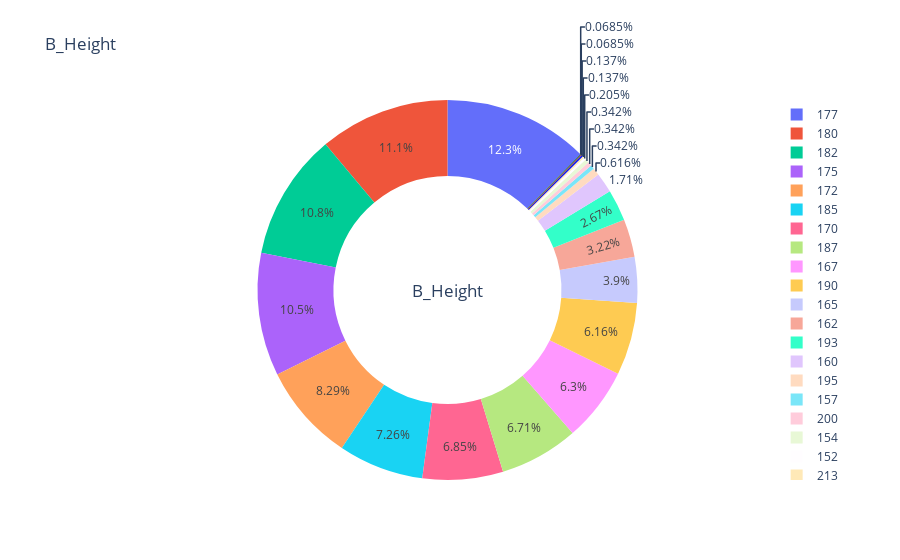

The notebook cell saved with this chart:
### Code cell
from plotly.offline  import download_plotlyjs,init_notebook_mode,plot, iplot
from plotly.offline import init_notebook_mode, iplot
init_notebook_mode(connected=True)
temp = ufc.B_Height.value_counts()
fig = {
  "data": [
    {
      "values": temp.values,
      "labels": temp.index,
      "domain": {"x": [0, 1]},
      "hole": .6,
      "type": "pie"
    },
    
    ],
  "layout": {
        "title":"B_Height",
        "annotations": [
            {
                "font": {
                    "size": 17
                },
                "showarrow": False,
                "text": "B_Height",
                "x": 0.5,
                "y": 0.5
            }
            
        ]
    }
}
iplot(fig, filename='donut')

### Figure 1 — Plotly figure (JSON) as saved in the notebook; plotly's stock layout.template omitted (floating-point values rounded to 4 significant figures)
{"data": [{"domain": {"x": [0, 1]}, "hole": 0.6, "labels": [177, 180, 182, 175, 172, 185, 170, 187, 167, 190, 165, 162, 193, 160, 195, 157, 200, 154, 152, 213, 203, 198, 0], "type": "pie", "values": [180, 162, 157, 153, 121, 106, 100, 98, 92, 90, 57, 47, 39, 25, 9, 5, 5, 5, 3, 2, 2, 1, 1]}], "layout": {"annotations": [{"font": {"size": 17}, "showarrow": false, "text": "B_Height", "x": 0.5, "y": 0.5}], "title": {"text": "B_Height"}}}
